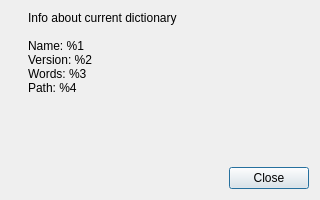
<?xml version="1.0" encoding="UTF-8"?>
<ui version="4.0">
 <author>ID</author>
 <class>InfoDialog</class>
 <widget class="QDialog" name="InfoDialog">
  <property name="geometry">
   <rect>
    <x>0</x>
    <y>0</y>
    <width>320</width>
    <height>200</height>
   </rect>
  </property>
  <property name="minimumSize">
   <size>
    <width>320</width>
    <height>200</height>
   </size>
  </property>
  <property name="windowTitle">
   <string>Info</string>
  </property>
  <layout class="QVBoxLayout" name="verticalLayout">
   <property name="spacing">
    <number>10</number>
   </property>
   <item>
    <layout class="QHBoxLayout" name="horizontalLayout">
     <property name="spacing">
      <number>10</number>
     </property>
     <item>
      <widget class="QLabel" name="dictPicture">
       <property name="sizePolicy">
        <sizepolicy hsizetype="Fixed" vsizetype="Preferred">
         <horstretch>0</horstretch>
         <verstretch>0</verstretch>
        </sizepolicy>
       </property>
       <property name="text">
        <string/>
       </property>
       <property name="pixmap">
        <pixmap resource="kbgoffice.qrc">:/images/bg_flag.png</pixmap>
       </property>
       <property name="alignment">
        <set>Qt::AlignLeading|Qt::AlignLeft|Qt::AlignTop</set>
       </property>
      </widget>
     </item>
     <item>
      <widget class="QLabel" name="message">
       <property name="text">
        <string>&lt;html&gt;Info about current dictionary&lt;br/&gt;&lt;br/&gt;
Name: %1&lt;br/&gt;
Version: %2&lt;br/&gt;
Words: %3&lt;br/&gt;
Path: %4&lt;/html&gt;</string>
       </property>
       <property name="alignment">
        <set>Qt::AlignLeading|Qt::AlignLeft|Qt::AlignTop</set>
       </property>
       <property name="wordWrap">
        <bool>true</bool>
       </property>
       <property name="textInteractionFlags">
        <set>Qt::TextSelectableByKeyboard|Qt::TextSelectableByMouse</set>
       </property>
      </widget>
     </item>
    </layout>
   </item>
   <item>
    <widget class="QDialogButtonBox" name="buttonBox">
     <property name="orientation">
      <enum>Qt::Horizontal</enum>
     </property>
     <property name="standardButtons">
      <set>QDialogButtonBox::Close</set>
     </property>
    </widget>
   </item>
  </layout>
 </widget>
 <resources>
  <include location="kbgoffice.qrc"/>
 </resources>
 <connections>
  <connection>
   <sender>buttonBox</sender>
   <signal>accepted()</signal>
   <receiver>InfoDialog</receiver>
   <slot>accept()</slot>
   <hints>
    <hint type="sourcelabel">
     <x>248</x>
     <y>254</y>
    </hint>
    <hint type="destinationlabel">
     <x>157</x>
     <y>274</y>
    </hint>
   </hints>
  </connection>
  <connection>
   <sender>buttonBox</sender>
   <signal>rejected()</signal>
   <receiver>InfoDialog</receiver>
   <slot>reject()</slot>
   <hints>
    <hint type="sourcelabel">
     <x>316</x>
     <y>260</y>
    </hint>
    <hint type="destinationlabel">
     <x>286</x>
     <y>274</y>
    </hint>
   </hints>
  </connection>
 </connections>
</ui>
